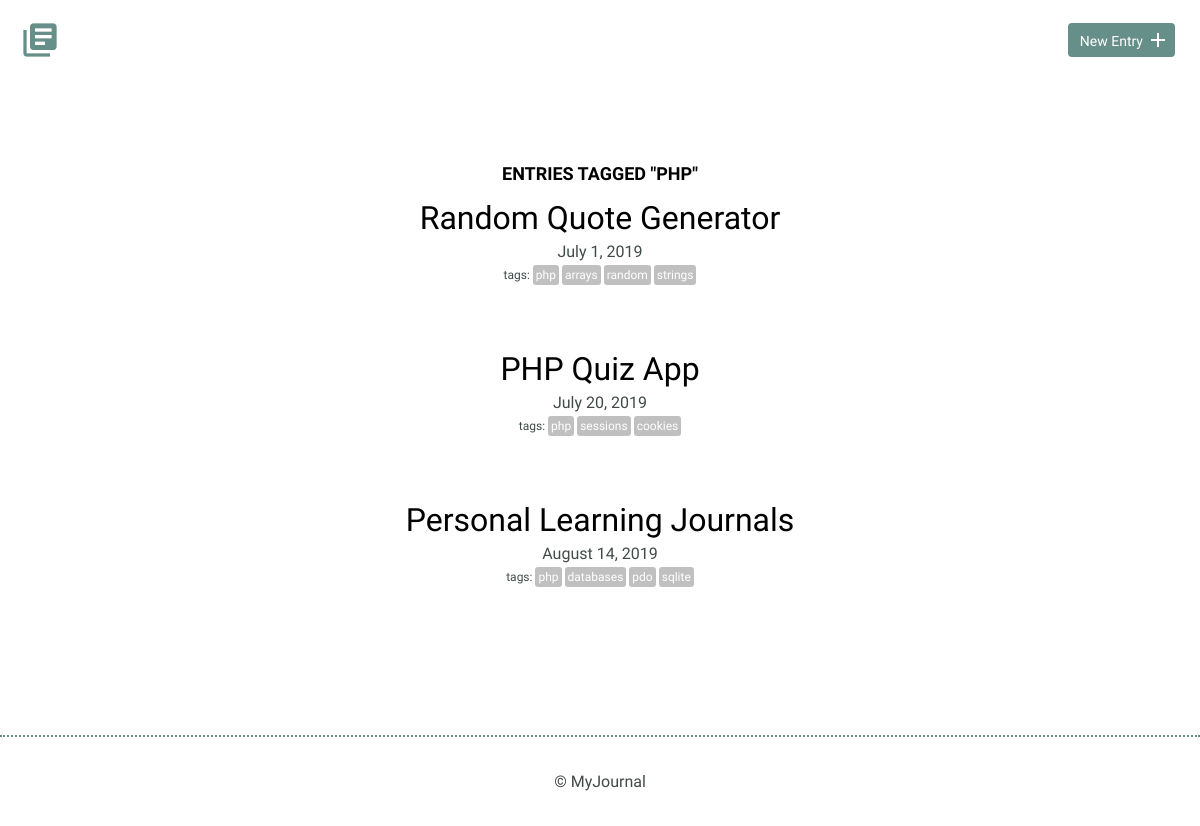
Screenshot of /index.php?tag=php with the database file from the repository.
### tables this page shows
CREATE TABLE "entries" (
	"id"	INTEGER NOT NULL PRIMARY KEY AUTOINCREMENT UNIQUE,
	"title"	TEXT,
	"date"	TEXT,
	"time_spent"	INTEGER,
	"learned"	BLOB,
	"resources"	BLOB
);

### index.php (the view, shortened to what this page needs)
<?php
require_once("database.php");
if (isset($_GET["tag"])) {
	try {
		$results = $db->prepare('select entries.id, title, date from entries
							    join entries_tags on entries.id = entries_tags.entry_id
							    join tags on entries_tags.tag_id = tags.id
							    where tag = ?');
		$results->bindParam(1, $_GET["tag"]);
		$results->execute();
	} catch(Exception $e) {
		echo $e->getMessage();
		die();
	}
}
$entries = $results->fetchAll(PDO::FETCH_ASSOC);
?>
<!DOCTYPE html>
<html>
    <head>
        <link rel="stylesheet" href="css/normalize.css">
        <link rel="stylesheet" href="css/site.css">
    </head>
    <body>
		<?php include "inc/header.php"; ?>
        <section>
            <div class="container">
                <div class="entry-list">
					<?php
					if (isset($_GET["tag"])) {
						echo '<h3 style="text-align: center">Entries tagged "' . $_GET["tag"] . '"</h3><br>';
					}
					foreach($entries as $entry) {
						$fullDate = date('F j, Y', strtotime($entry['date']));
						try {
							$results = $db->prepare('select tag, tags.id from entries
												   join entries_tags on entries.id = entries_tags.entry_id
												   join tags on entries_tags.tag_id = tags.id
												   where entries.id = ?');
							$results->bindParam(1, $entry['id']);
							$results->execute();
						} catch(Exception $e) {
							echo $e->getMessage();
							die();
						}
						$tags = $results->fetchAll(PDO::FETCH_ASSOC);
						echo <<<EOT
						<article>
							<h2><a href="detail.php?id={$entry['id']}">{$entry['title']}</a></h2>
							<time datetime="{$entry['date']}">{$fullDate}</time>
EOT;
						if (!empty($tags)) {
							echo '<div class="tag-container"><span class="tag-label">tags:</span>';
							foreach($tags as $tag) {
								echo '<span class="tag"><a href="index.php?tag=' . $tag["tag"] .
								'">' . $tag["tag"] . '</a></span>';
							}
							echo('</div>');
						}
						echo '</article>';
					}
					?>
                </div>
            </div>
        </section>
        <?php include "inc/footer.php"; ?>
    </body>
</html>

### css/site.css (style rules this page uses)
body { font-size: 16px; color: #404a49; font-family: 'Cousine', serif; font-weight: 400; }
.container { margin: 0 auto; padding: 0 25px; }
h1, h2, h3 { margin: 0; font-weight: 400; line-height: 1em; color: #000; }
h2 { font-size: 32px; }
h2 a { text-decoration: none; color: #000; }
h3 { font-size: 18px; font-family: 'Work Sans', serif; font-weight: 600; text-transform: uppercase; }
.entry-list, .edit-entry, .new-entry { max-width: 800px; margin: 0 auto; padding: 70px 0 150px 0; }
.entry-list article { margin-bottom: 70px; text-align: center; }
.entry-list article:last-child { margin-bottom: 0; }
.entry-list article h2 { margin-bottom: 8px; }
.tag-container { margin-top: 3px; }
.tag { color: white; font-size: 12px; padding: 3px; background-color: Silver; border-radius: 3px; margin-right: 3px; }
.tag-label { font-size: 12px; padding: 3px; }
span > a, span > a:link, span > a:hover, span > a:visited, span > a:active { text-decoration: none; color: white; }

### rows the page displays
entries: title "Random Quote Generator", date "July 1, 2019", tag "php", tag "arrays", tag "random", tag "strings"
entries: title "PHP Quiz App", date "July 20, 2019", tag "php", tag "sessions", tag "cookies"
entries: title "Personal Learning Journals", date "August 14, 2019", tag "php", tag "databases", tag "pdo", tag "sqlite"

### other values shown
$_GET["tag"] "PHP"
